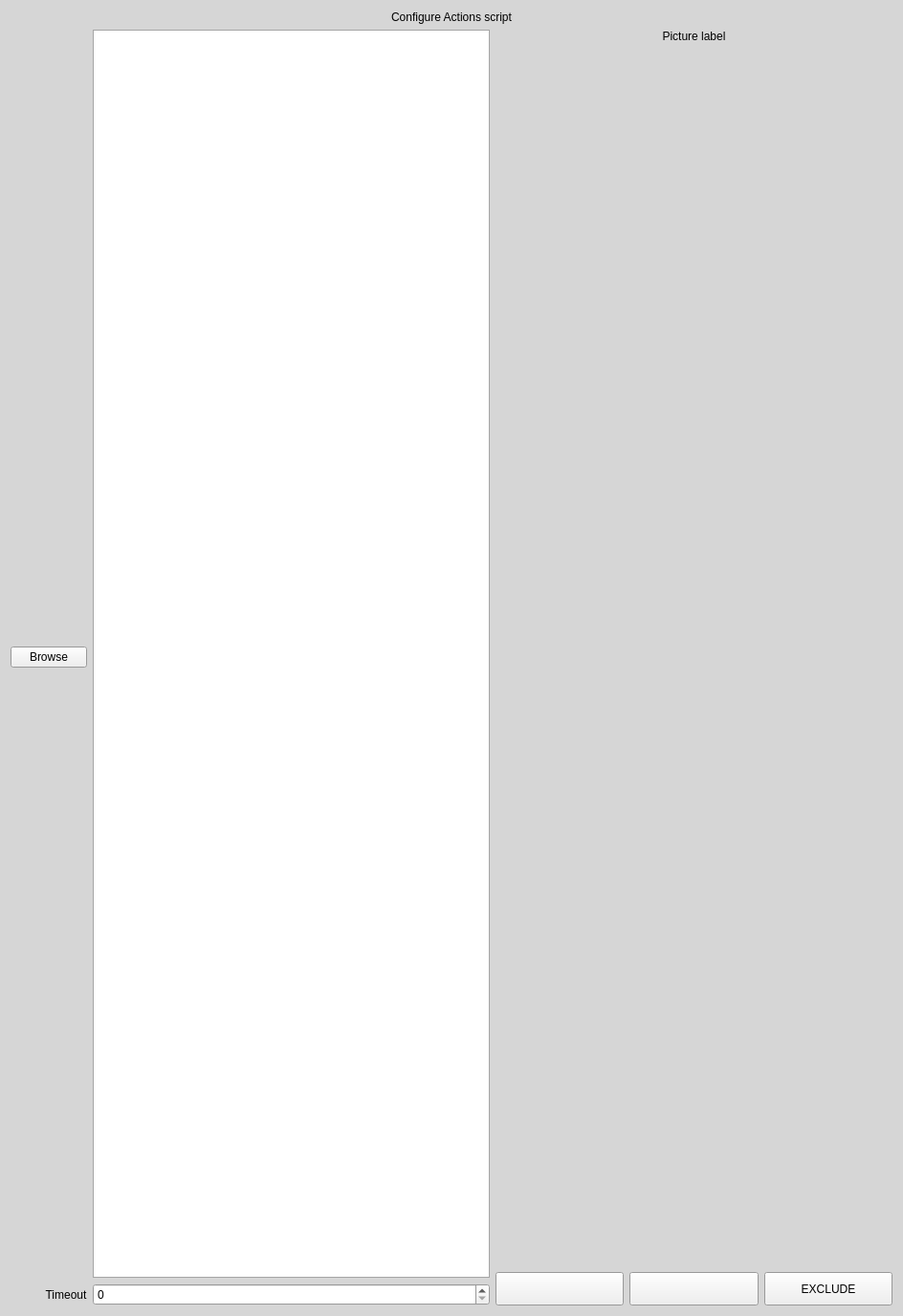
<?xml version="1.0" encoding="UTF-8"?>
<ui version="4.0">
 <class>Form</class>
 <widget class="QWidget" name="Form">
  <property name="geometry">
   <rect>
    <x>0</x>
    <y>0</y>
    <width>944</width>
    <height>1376</height>
   </rect>
  </property>
  <property name="palette">
   <palette>
    <active>
     <colorrole role="Base">
      <brush brushstyle="SolidPattern">
       <color alpha="255">
        <red>255</red>
        <green>255</green>
        <blue>255</blue>
       </color>
      </brush>
     </colorrole>
     <colorrole role="Window">
      <brush brushstyle="SolidPattern">
       <color alpha="255">
        <red>214</red>
        <green>214</green>
        <blue>214</blue>
       </color>
      </brush>
     </colorrole>
    </active>
    <inactive>
     <colorrole role="Base">
      <brush brushstyle="SolidPattern">
       <color alpha="255">
        <red>255</red>
        <green>255</green>
        <blue>255</blue>
       </color>
      </brush>
     </colorrole>
     <colorrole role="Window">
      <brush brushstyle="SolidPattern">
       <color alpha="255">
        <red>214</red>
        <green>214</green>
        <blue>214</blue>
       </color>
      </brush>
     </colorrole>
    </inactive>
    <disabled>
     <colorrole role="Base">
      <brush brushstyle="SolidPattern">
       <color alpha="255">
        <red>214</red>
        <green>214</green>
        <blue>214</blue>
       </color>
      </brush>
     </colorrole>
     <colorrole role="Window">
      <brush brushstyle="SolidPattern">
       <color alpha="255">
        <red>214</red>
        <green>214</green>
        <blue>214</blue>
       </color>
      </brush>
     </colorrole>
    </disabled>
   </palette>
  </property>
  <property name="windowTitle">
   <string>Form</string>
  </property>
  <layout class="QGridLayout" name="gridLayout">
   <item row="0" column="0" colspan="4">
    <widget class="QLabel" name="cfgScriptLabel">
     <property name="text">
      <string>Configure Actions script</string>
     </property>
     <property name="alignment">
      <set>Qt::AlignCenter</set>
     </property>
    </widget>
   </item>
   <item row="1" column="2" rowspan="4">
    <widget class="QListWidget" name="picturesListWidget"/>
   </item>
   <item row="5" column="2">
    <widget class="QSpinBox" name="timeoutSpinBox"/>
   </item>
   <item row="1" column="3">
    <widget class="QLabel" name="pictureLabel">
     <property name="text">
      <string>Picture label</string>
     </property>
     <property name="alignment">
      <set>Qt::AlignCenter</set>
     </property>
    </widget>
   </item>
   <item row="3" column="3" rowspan="3">
    <layout class="QHBoxLayout" name="buttonsLayout">
     <item>
      <widget class="QPushButton" name="playButton">
       <property name="sizePolicy">
        <sizepolicy hsizetype="Expanding" vsizetype="Expanding">
         <horstretch>0</horstretch>
         <verstretch>0</verstretch>
        </sizepolicy>
       </property>
       <property name="text">
        <string/>
       </property>
      </widget>
     </item>
     <item>
      <widget class="QPushButton" name="nextButton">
       <property name="sizePolicy">
        <sizepolicy hsizetype="Expanding" vsizetype="Expanding">
         <horstretch>0</horstretch>
         <verstretch>0</verstretch>
        </sizepolicy>
       </property>
       <property name="text">
        <string/>
       </property>
      </widget>
     </item>
     <item>
      <widget class="QPushButton" name="excludeButton">
       <property name="sizePolicy">
        <sizepolicy hsizetype="Expanding" vsizetype="Expanding">
         <horstretch>0</horstretch>
         <verstretch>0</verstretch>
        </sizepolicy>
       </property>
       <property name="text">
        <string>EXCLUDE</string>
       </property>
      </widget>
     </item>
    </layout>
   </item>
   <item row="2" column="3">
    <widget class="QLabel" name="picturePreview">
     <property name="sizePolicy">
      <sizepolicy hsizetype="Expanding" vsizetype="Expanding">
       <horstretch>0</horstretch>
       <verstretch>0</verstretch>
      </sizepolicy>
     </property>
     <property name="minimumSize">
      <size>
       <width>300</width>
       <height>200</height>
      </size>
     </property>
     <property name="maximumSize">
      <size>
       <width>100000</width>
       <height>100000</height>
      </size>
     </property>
     <property name="text">
      <string/>
     </property>
     <property name="pixmap">
      <pixmap>../resources/Picture_preview.png</pixmap>
     </property>
     <property name="scaledContents">
      <bool>false</bool>
     </property>
     <property name="alignment">
      <set>Qt::AlignCenter</set>
     </property>
    </widget>
   </item>
   <item row="2" column="0" colspan="2">
    <widget class="QPushButton" name="browseButton">
     <property name="text">
      <string>Browse</string>
     </property>
    </widget>
   </item>
   <item row="5" column="1">
    <widget class="QLabel" name="timeoutLabel">
     <property name="font">
      <font>
       <family>Nirmala UI</family>
      </font>
     </property>
     <property name="text">
      <string>Timeout</string>
     </property>
     <property name="scaledContents">
      <bool>true</bool>
     </property>
     <property name="alignment">
      <set>Qt::AlignCenter</set>
     </property>
     <property name="margin">
      <number>10</number>
     </property>
    </widget>
   </item>
  </layout>
 </widget>
 <resources/>
 <connections/>
</ui>
